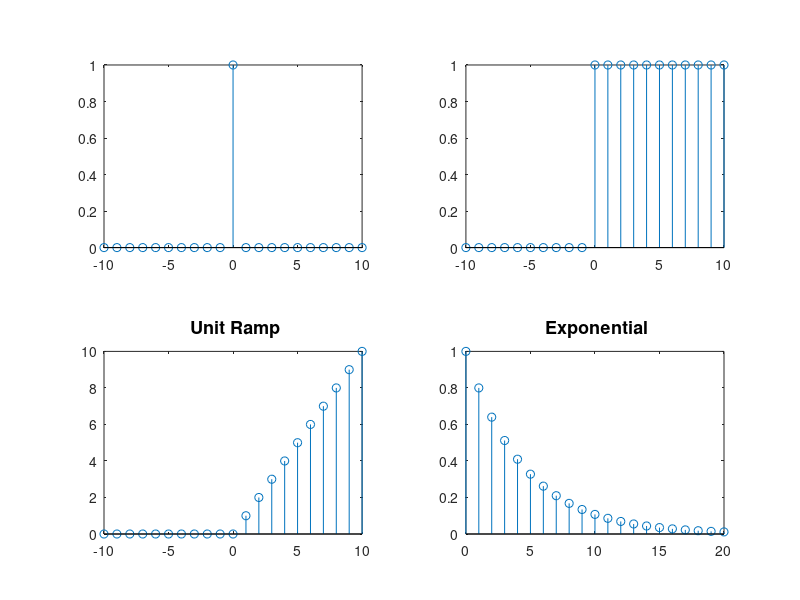

Recreate this plot in MATLAB.
clc
close all

t = -10:10;

%unit sample/impulse
y=(t-0 == 0);
subplot(2 ,2, 1)
stem(t,y)

%unit step
y = 0*t;
y(t(:) >= 0) = 1;
subplot(2, 2, 2);
stem(t, y)

%unit ramp
y = t;
y(t(:) < 0) = 0;
subplot(2, 2, 3);
stem(t, y)
title('\fontsize{18} Unit Ramp')

%exponential
x = 0:20
y =0.8.^x
subplot(2, 2, 4)
stem(x, y)
title('\fontsize{18} Exponential')



